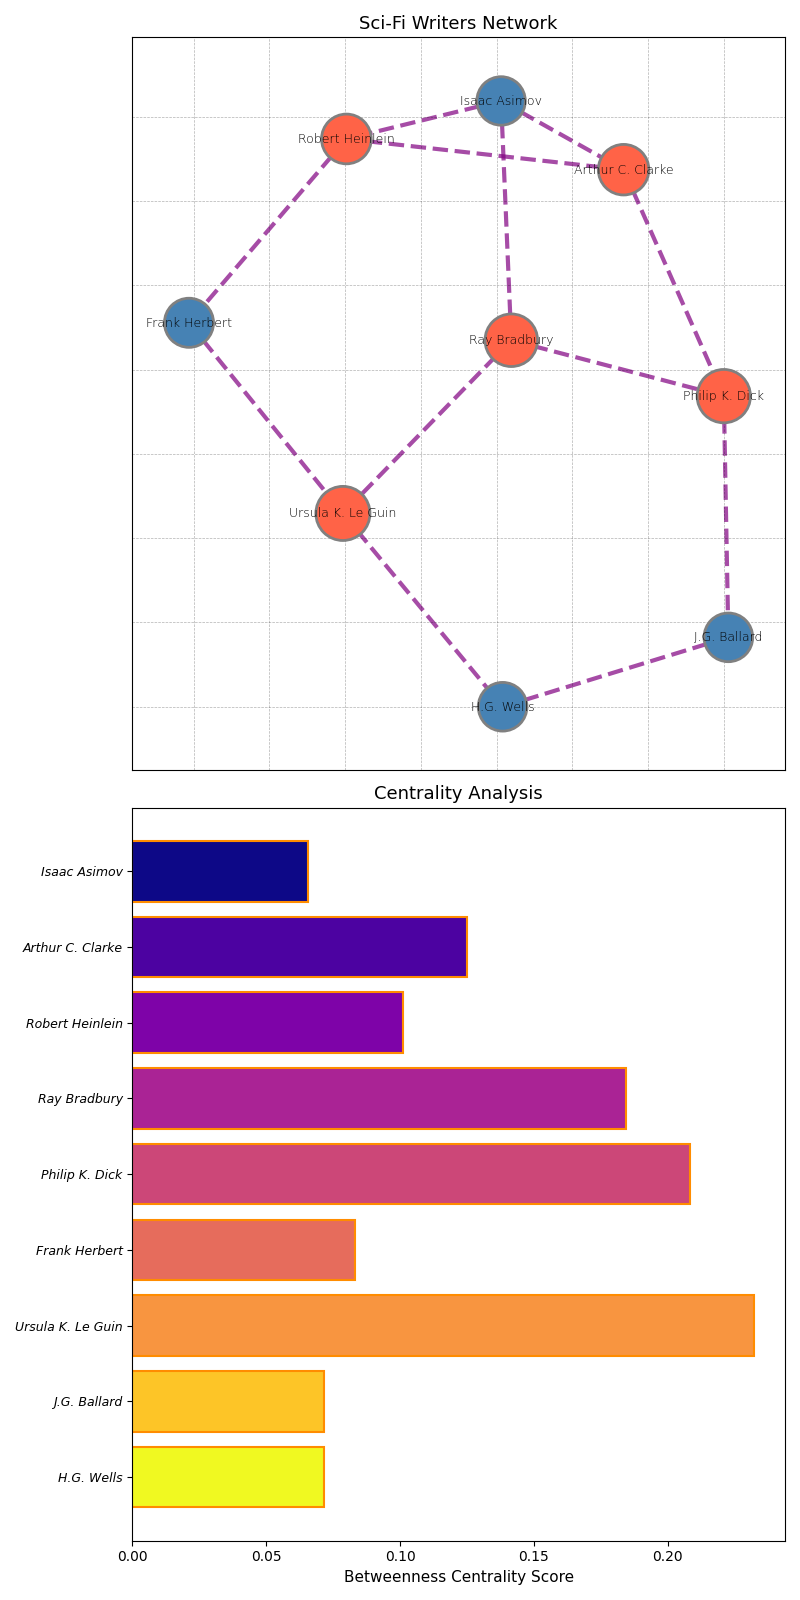

Write Python code to recreate this figure.
import matplotlib.pyplot as plt
import networkx as nx
import numpy as np

writers_connections = {
    "Isaac Asimov": ["Arthur C. Clarke", "Robert Heinlein", "Ray Bradbury"],
    "Arthur C. Clarke": ["Isaac Asimov", "Robert Heinlein", "Philip K. Dick"],
    "Robert Heinlein": ["Isaac Asimov", "Arthur C. Clarke", "Frank Herbert"],
    "Ray Bradbury": ["Isaac Asimov", "Philip K. Dick", "Ursula K. Le Guin"],
    "Philip K. Dick": ["Arthur C. Clarke", "Ray Bradbury", "J.G. Ballard"],
    "Frank Herbert": ["Robert Heinlein", "Ursula K. Le Guin"],
    "Ursula K. Le Guin": ["Ray Bradbury", "Frank Herbert", "H.G. Wells"],
    "J.G. Ballard": ["Philip K. Dick", "H.G. Wells"],
    "H.G. Wells": ["Ursula K. Le Guin", "J.G. Ballard"]
}

G = nx.Graph(writers_connections)
betweenness_centrality = nx.betweenness_centrality(G)
node_sizes = [1100 + 1800 * betweenness_centrality[node] for node in G.nodes()]
node_colors = ["#FF6347" if betweenness_centrality[node] > 0.1 else "#4682B4" for node in G.nodes()]

fig, ax = plt.subplots(2, 1, figsize=(8, 16))

pos = nx.spring_layout(G, seed=42)
nx.draw_networkx_nodes(G, pos, ax=ax[0], node_size=node_sizes, node_color=node_colors, edgecolors='grey', linewidths=2)
nx.draw_networkx_edges(G, pos, ax=ax[0], width=3, alpha=0.7, edge_color='purple', style='dashed')
nx.draw_networkx_labels(G, pos, ax=ax[0], font_size=9, font_family='sans-serif', font_weight='light')
ax[0].set_title("Sci-Fi Writers Network", fontsize=13, fontweight='normal')
ax[0].grid(True, linestyle='--', linewidth=0.5, alpha=0.3, color='black')
ax[0].axis('on')

writer_names = list(betweenness_centrality.keys())
centrality_values = list(betweenness_centrality.values())
y_positions = np.arange(len(writer_names))
ax[1].barh(y_positions, centrality_values, color=plt.cm.plasma(np.linspace(0, 1, len(writer_names))), edgecolor='darkorange', linewidth=1.5)
ax[1].set_yticks(y_positions)
ax[1].set_yticklabels(writer_names, fontsize=9, style='italic')
ax[1].invert_yaxis()
ax[1].set_xlabel('Betweenness Centrality Score', fontsize=11, fontweight='medium')
ax[1].set_title("Centrality Analysis", fontsize=13, fontweight='medium')

plt.tight_layout()
plt.show()
